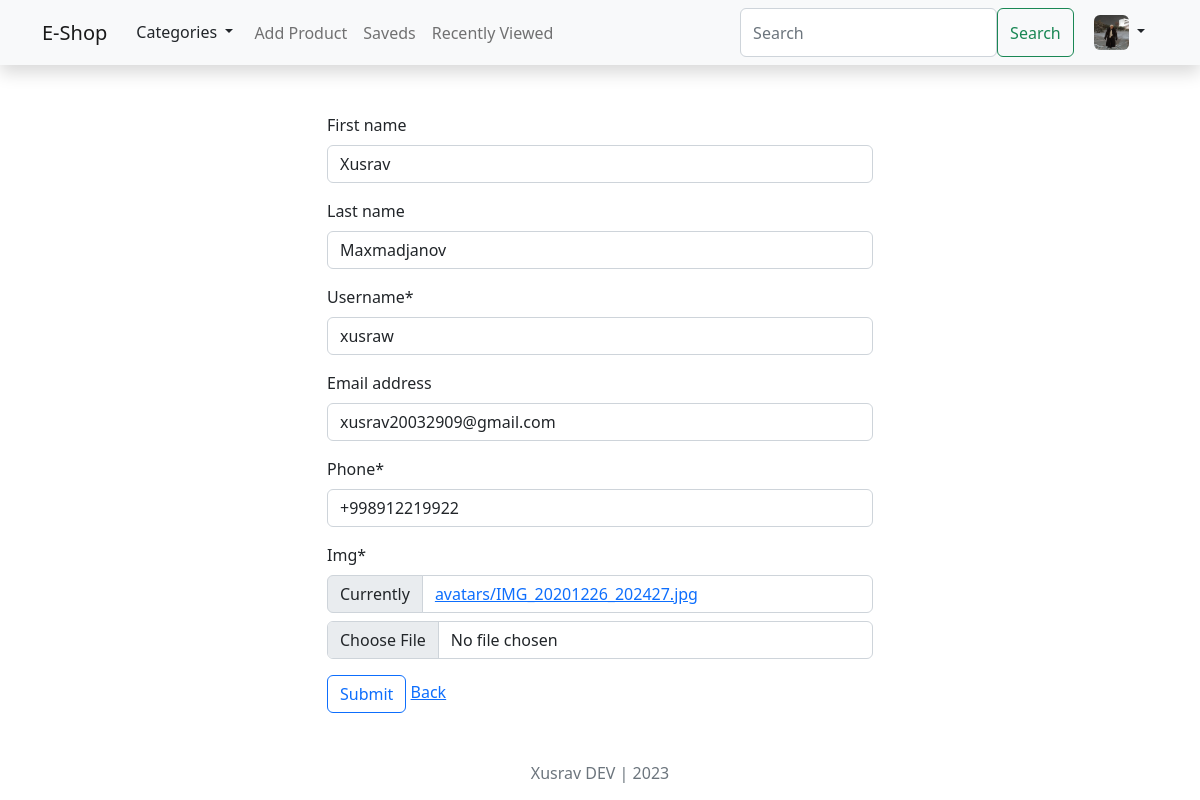
Screenshot of /users/update (signed in) with the database file from the repository.
### users/models.py (models this page shows)
class CustomUser(AbstractUser):
    phone = models.CharField(max_length=15)
    username = models.CharField(max_length=50, unique=True)
    img = models.ImageField(upload_to='avatars/', default='avatars/default.png')
    def __str__(self):
        return f"Username: {self.username}"

### users/views.py (the view, shortened to what this page needs)
# urls.py: path('update', UpdateProfileView.as_view(), name='update'),
class UpdateProfileView(LoginRequiredMixin, View):
    login_url = 'login'
    def get(self, request):
        form = UpdateProfile(instance=request.user)
        return render(request, 'profile_update.html', {'form': form})

### users/forms.py
class UpdateProfile(forms.ModelForm):
    class Meta:
        model = CustomUser
        fields = ['first_name', 'last_name', 'username', 'email', "username", 'phone', "img"]

### commerce/views.py (called while the page is built)
def get_category(request):
    categories = Category.objects.all()
    return {'categories': categories}

### templates/profile_update.html (shortened to what this page needs)
{% extends 'base.html' %}
{% load crispy_forms_tags %}
{% block content %}
    <div class="container">
        <div class="row">
            <div class="col"></div>
            <div class="col-6 mt-5">
                <form method="post" enctype="multipart/form-data">
                    {{ form|crispy }}
                    <button type="submit" class="btn btn-outline-primary">Submit</button>
                    <a href="{% url 'profile' request.user %}">Back</a>
                </form>
            </div>
            <div class="col"></div>
        </div>
    </div>
{% endblock %}

### templates/base.html (shortened to what this page needs)
{% load static %}
<!DOCTYPE html>
<html lang="en">
<head>
    <link rel="stylesheet" type="text/css" href="{% static 'style.css' %}">
    <link rel="stylesheet" href="https://cdn.jsdelivr.net/npm/bootstrap-icons@1.3.0/font/bootstrap-icons.css">
</head>
<body>
<nav class="shadow navbar navbar-expand-lg bg-light">
    <div class="container">
        <a class="navbar-brand" href="/">E-Shop</a>
        <div class="collapse navbar-collapse" id="navbarContent">
            <ul class="navbar-nav me-auto mb-2 mb-lg-0">
                <li class="nav-tem">
                    <div class="btn-group">
                        <button type="button" class="btn  dropdown-toggle" data-bs-toggle="dropdown"
                                data-bs-display="static" aria-expanded="false">
                            Categories
                        </button>
                    </div>
                </li>
                <li class="nav-item">
                    <a class="nav-link" href="#">Add Product</a>
                </li>
                <li class="nav-item">
                    <a class="nav-link" href="#">Saveds</a>
                </li>
                <li class="nav-item">
                    <a class="nav-link" href="#">Recently Viewed</a>
                </li>
            </ul>
            <div class="btn-group">
                <form class="d-flex " role="search">
                    <input class="form-control" name="q" type="search" placeholder="Search" aria-label="Search">
                    <button class="btn btn-outline-success me-2" type="submit">Search</button>
                </form>
                {% if request.user.is_authenticated %}
                    <button type="button" class="btn dropdown-toggle" data-bs-toggle="dropdown"
                            data-bs-display="static"
                            aria-expanded="false">
                        <img src="{{ user.img.url }}" width="35" height="35" class="rounded" alt="">
                    </button>
                {% else %}
                    <a href="{% url 'login' %}" class="btn btn-outline-primary">Login</a>
                    <a href="{% url 'signup' %}" class="btn btn-outline-secondary">SignUp</a>
                {% endif %}
            </div>
        </div>
    </div>
</nav>
{% block content %}
{% endblock %}
<div class="footer m-5 mb-3 ">
    <center class="text-muted">Xusrav DEV | 2023</center>
</div>
</body>
</html>

### rows the page displays
CustomUser: img (picture), first_name "Xusrav", last_name "Maxmadjanov", username "xusraw", email "xusrav20032909@gmail.com", phone "+998912219922"
